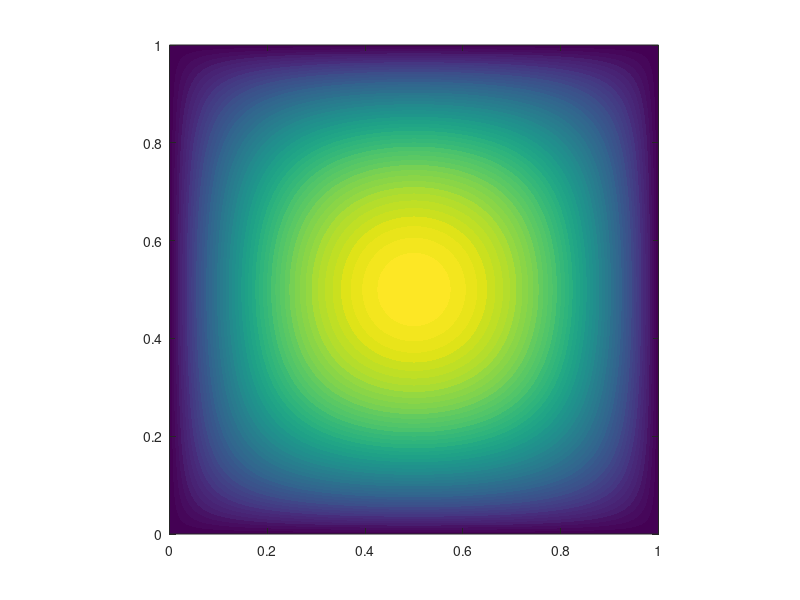

Source code (MATLAB):
%3.6  femcode.m
function femcode
% [p,t,b] = squaregrid(m,n) % create grid of N=mn nodes to be listed in p

% generate mesh of T=2(m-1)(n-1) right triangles in unit square

m=101; n=101; % includes boundary nodes, mesh spacing 1/(m-1) and 1/(n-1)

[x,y]=ndgrid((0:m-1)/(m-1),(0:n-1)/(n-1)); % matlab forms x and y lists

p=[x(:),y(:)]; % N by 2 matrix listing x,y coordinates of all N=mn nodes

t=[1,2,m+2; 1,m+2,m+1]; % 3 node numbers for two triangles in first square

t=kron(t,ones(m-1,1))+kron(ones(size(t)),(0:m-2)');

% now t lists 3 node numbers of 2(m-1) triangles in the first mesh row

t=kron(t,ones(n-1,1))+kron(ones(size(t)),(0:n-2)'*m);

% final t lists 3 node numbers of all triangles in T by 3 matrix 

b=[1:m,m+1:m:m*n,2*m:m:m*n,m*n-m+2:m*n-1]; % bottom, left, right, top 

% b = numbers of all 2m+2n **boundary nodes** preparing for U(b)=0

% [K,F] = assemble(p,t) % K and F for any mesh of triangles: linear phi's
N=size(p,1);T=size(t,1); % number of nodes, number of triangles
% p lists x,y coordinates of N nodes, t lists triangles by 3 node numbers

[K,F] = buildKF(N,T,t,p);

%K=spalloc(N,N,numel(t)); % zero matrix in sparse format: zeros(N) would be "dense"
%F=zeros(N,1); % load vector F to hold integrals of phi's times load f(x,y)

%for e=1:T  % integration over one triangular element at a time
%  nodes=t(e,:); % row of t = node numbers of the 3 corners of triangle e
%  myvar = myvar + numel(nodes);
%  Pe=[ones(3,1),p(nodes,:)]; % 3 by 3 matrix with rows=[1 xcorner ycorner] 
%  Area=abs(det(Pe))/2; % area of triangle e = half of parallelogram area
%  C=inv(Pe); % columns of C are coeffs in a+bx+cy to give phi=1,0,0 at nodes
%  % now compute 3 by 3 Ke and 3 by 1 Fe for element e
%  grad=C(2:3,:);Ke=Area*(grad'*grad); % element matrix from slopes b,c in grad
%  Fe=Area/3; % integral of phi over triangle is volume of pyramid: f(x,y)=1
%  % multiply Fe by f at centroid for load f(x,y): one-point quadrature!
%  % centroid would be mean(p(nodes,:)) = average of 3 node coordinates
%  K(nodes,nodes)=K(nodes,nodes)+Ke; % add Ke to 9 entries of global K
%  F(nodes)=F(nodes)+Fe; % add Fe to 3 components of load vector F
%end   % all T element matrices and vectors now assembled into K and F

% [Kb,Fb] = dirichlet(K,F,b) % assembled K was singular! K*ones(N,1)=0
% Implement Dirichlet boundary conditions U(b)=0 at nodes in list b
K(b,:)=0; K(:,b)=0; F(b)=0; % put zeros in boundary rows/columns of K and F 
K(b,b)=speye(length(b),length(b)); % put I into boundary submatrix of K
Kb=K; Fb=F; % Stiffness matrix Kb (sparse format) and load vector Fb

% Solving for the vector U will produce U(b)=0 at boundary nodes
U=Kb\Fb;  % The FEM approximation is U_1 phi_1 + ... + U_N phi_N

% Plot the FEM approximation U(x,y) with values U_1 to U_N at the nodes 
%trisurf(t,p(:,1),p(:,2),0*p(:,1),U,'edgecolor','k','facecolor','interp');
%view(2);axis equal;colorbar
contourf(x,y,reshape(U,size(x)),51,'LineStyle','none')
axis square
end

function [K,F] = buildKF(N,T,t,p)
K=spalloc(N,N,numel(t)); % zero matrix in sparse format: zeros(N) would be "dense"
%K=sparse(N,N);
F=zeros(N,1); % load vector F to hold integrals of phi's times load f(x,y)

for e=1:T  % integration over one triangular element at a time
  nodes=t(e,:); % row of t = node numbers of the 3 corners of triangle e
  Pe=[ones(3,1),p(nodes,:)]; % 3 by 3 matrix with rows=[1 xcorner ycorner] 
  Area=abs(det(Pe))/2; % area of triangle e = half of parallelogram area
  C=inv(Pe); % columns of C are coeffs in a+bx+cy to give phi=1,0,0 at nodes
  % now compute 3 by 3 Ke and 3 by 1 Fe for element e
  grad=C(2:3,:);Ke=Area*(grad'*grad); % element matrix from slopes b,c in grad
  Fe=Area/3; % integral of phi over triangle is volume of pyramid: f(x,y)=1
  % multiply Fe by f at centroid for load f(x,y): one-point quadrature!
  % centroid would be mean(p(nodes,:)) = average of 3 node coordinates
  K(nodes,nodes)=K(nodes,nodes)+Ke; % add Ke to 9 entries of global K
  F(nodes)=F(nodes)+Fe; % add Fe to 3 components of load vector F
end   % all T element matrices and vectors now assembled into K and F
end